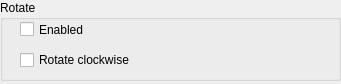
<?xml version="1.0" encoding="UTF-8"?>
<ui version="4.0">
 <class>RotatePreferences</class>
 <widget class="QWidget" name="RotatePreferences">
  <property name="geometry">
   <rect>
    <x>0</x>
    <y>0</y>
    <width>341</width>
    <height>84</height>
   </rect>
  </property>
  <property name="sizePolicy">
   <sizepolicy hsizetype="Preferred" vsizetype="Fixed">
    <horstretch>0</horstretch>
    <verstretch>0</verstretch>
   </sizepolicy>
  </property>
  <property name="windowTitle">
   <string>Form</string>
  </property>
  <widget class="QGroupBox" name="groupBox">
   <property name="geometry">
    <rect>
     <x>0</x>
     <y>0</y>
     <width>341</width>
     <height>81</height>
    </rect>
   </property>
   <property name="sizePolicy">
    <sizepolicy hsizetype="Preferred" vsizetype="Preferred">
     <horstretch>0</horstretch>
     <verstretch>0</verstretch>
    </sizepolicy>
   </property>
   <property name="title">
    <string>Rotate</string>
   </property>
   <widget class="QCheckBox" name="enabledCheckBox">
    <property name="geometry">
     <rect>
      <x>20</x>
      <y>20</y>
      <width>85</width>
      <height>19</height>
     </rect>
    </property>
    <property name="text">
     <string>Enabled</string>
    </property>
   </widget>
   <widget class="QCheckBox" name="clockwiseCheckBox">
    <property name="geometry">
     <rect>
      <x>20</x>
      <y>50</y>
      <width>311</width>
      <height>20</height>
     </rect>
    </property>
    <property name="text">
     <string>Rotate clockwise</string>
    </property>
   </widget>
  </widget>
 </widget>
 <resources/>
 <connections/>
</ui>
